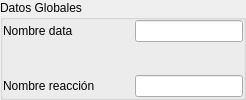
       <widget class="QGroupBox" name="groupBox">
        <property name="maximumSize">
         <size>
          <width>16777215</width>
          <height>100</height>
         </size>
        </property>
        <property name="title">
         <string>Datos Globales</string>
        </property>
        <layout class="QHBoxLayout" name="horizontalLayout">
         <property name="spacing">
          <number>0</number>
         </property>
         <property name="leftMargin">
          <number>0</number>
         </property>
         <property name="topMargin">
          <number>0</number>
         </property>
         <property name="rightMargin">
          <number>0</number>
         </property>
         <property name="bottomMargin">
          <number>0</number>
         </property>
         <item>
          <layout class="QVBoxLayout" name="verticalLayout_1">
           <property name="spacing">
            <number>0</number>
           </property>
           <item>
            <layout class="QHBoxLayout" name="horizontalLayout_10">
             <property name="spacing">
              <number>0</number>
             </property>
             <item>
              <widget class="QLabel" name="label_21">
               <property name="text">
                <string>Nombre data</string>
               </property>
              </widget>
             </item>
             <item>
              <spacer name="horizontalSpacer_21">
               <property name="orientation">
                <enum>Qt::Horizontal</enum>
               </property>
               <property name="sizeHint" stdset="0">
                <size>
                 <width>40</width>
                 <height>20</height>
                </size>
               </property>
              </spacer>
             </item>
             <item>
              <widget class="QLineEdit" name="nombre_data_general_edit">
               <property name="text">
                <string/>
               </property>
              </widget>
             </item>
            </layout>
           </item>
           <item>
            <spacer name="verticalSpacer_5">
             <property name="orientation">
              <enum>Qt::Vertical</enum>
             </property>
             <property name="sizeHint" stdset="0">
              <size>
               <width>20</width>
               <height>40</height>
              </size>
             </property>
            </spacer>
           </item>
           <item>
            <layout class="QHBoxLayout" name="horizontalLayout_22">
             <property name="spacing">
              <number>0</number>
             </property>
             <item>
              <widget class="QLabel" name="label_33">
               <property name="text">
                <string>Nombre reacción</string>
               </property>
              </widget>
             </item>
             <item>
              <spacer name="horizontalSpacer_22">
               <property name="orientation">
                <enum>Qt::Horizontal</enum>
               </property>
               <property name="sizeHint" stdset="0">
                <size>
                 <width>40</width>
                 <height>20</height>
                </size>
               </property>
              </spacer>
             </item>
             <item>
              <widget class="QLineEdit" name="nombre_reaccion_general_edit"/>
             </item>
            </layout>
           </item>
          </layout>
         </item>
        </layout>
       </widget>
